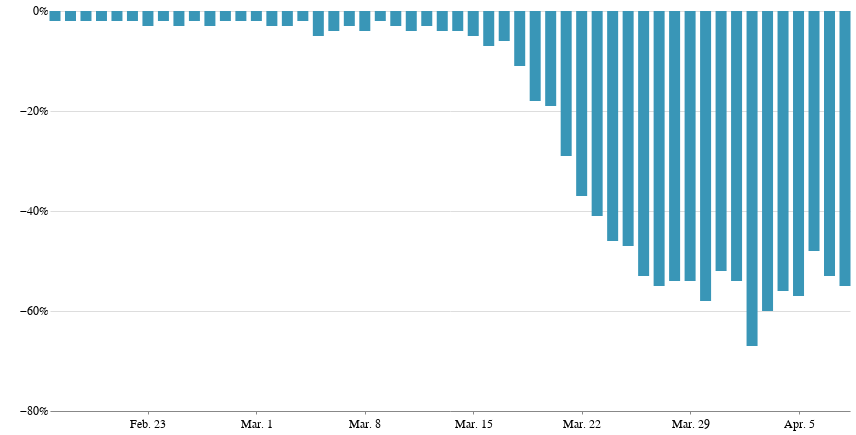

The cell this chart's notebook holds for it:
### Markdown cell above
### SFO: Share of scheduled flights that didn't depart

### Code cell
sfo_chart = alt.Chart(sfo).mark_bar(size=11,color='#3996b7').encode(
    x=alt.X('date:T', title='', axis=alt.Axis(grid=False,tickCount=6, format='%b. %-d')),
    y=alt.Y('pct_diff:Q', title='', scale=alt.Scale(domain=(-.8, 0)), axis=alt.Axis(tickSize=0,domainOpacity=0, tickCount=5, format='%'))
).properties(width=800, height=400,
    title=''
)

sfo_chart.configure_view(strokeOpacity=0)

### Figure 1 — Vega-Lite specification as saved in the notebook (floating-point values rounded to 4 significant figures)
{"config": {"view": {"width": 800, "height": 450, "strokeOpacity": 0}, "background": "#ffffff", "title": {"anchor": "start", "font": "Benton Gothic Bold, sans", "fontColor": "#000000", "fontSize": 22, "fontWeight": "normal"}, "arc": {"fill": "#82c6df"}, "area": {"fill": "#82c6df"}, "line": {"stroke": "#82c6df", "strokeWidth": 3}, "path": {"stroke": "#82c6df"}, "rect": {"fill": "#82c6df"}, "shape": {"stroke": "#82c6df"}, "bar": {"fill": "#82c6df"}, "point": {"stroke": "#82c6df"}, "symbol": {"fill": "#82c6df", "size": 30}, "axis": {"titleFont": "Benton Gothic Bold, sans", "titleFontSize": 13, "titleFontWeight": "normal", "labelFont": "Benton Gothic, sans", "labelFontSize": 11.5, "labelFontWeight": "normal"}, "axisX": {"labelAngle": 0, "labelPadding": 4, "tickSize": 3}, "axisY": {"labelBaseline": "middle", "maxExtent": 45, "minExtent": 45, "tickSize": 2, "titleAlign": "left", "titleAngle": 0, "titleX": -45, "titleY": -11}, "legend": {"titleFont": "Benton Gothic Bold, sans", "titleFontSize": 13, "titleFontWeight": "normal", "symbolType": "square", "labelFont": "Benton Gothic, sans", "labelFontSize": 11.5}, "range": {"category": ["#3580b1", "#ec8431", "#ab7fb4", "#c89d29", "#adc839", "#829eb1"], "diverging": ["#e68a4f", "#f4bb6a", "#f9e39c", "#dadfe2", "#a6b7c6", "#849eae"], "heatmap": ["#fbf2c7", "#f9e39c", "#f8d36e", "#f4bb6a", "#e68a4f", "#d15a40", "#ab4232"], "ordinal": ["#fbf2c7", "#f9e39c", "#f8d36e", "#f4bb6a", "#e68a4f", "#d15a40", "#ab4232"], "ramp": ["#fbf2c7", "#f9e39c", "#f8d36e", "#f4bb6a", "#e68a4f", "#d15a40", "#ab4232"]}}, "data": {"name": "data-efb64ff08c936da1cd8c1dc7611a275f"}, "mark": {"type": "bar", "color": "#3996b7", "size": 11}, "encoding": {"x": {"type": "temporal", "axis": {"format": "%b. %-d", "grid": false, "tickCount": 6}, "field": "date", "title": ""}, "y": {"type": "quantitative", "axis": {"domainOpacity": 0, "format": "%", "tickCount": 5, "tickSize": 0}, "field": "pct_diff", "scale": {"domain": [-0.8, 0]}, "title": ""}}, "height": 400, "title": "", "width": 800, "$schema": "https://vega.github.io/schema/vega-lite/v4.0.2.json", "datasets": {"data-efb64ff08c936da1cd8c1dc7611a275f": [{"date": "2/17/20", "airport": "SFO", "scheduled": 590, "departed": 580, "diff": -10, "pct_diff": -0.02}, {"date": "2/18/20", "airport": "SFO", "scheduled": 606, "departed": 593, "diff": -13, "pct_diff": -0.02}, {"date": "2/19/20", "airport": "SFO", "scheduled": 598, "departed": 587, "diff": -11, "pct_diff": -0.02}, {"date": "2/20/20", "airport": "SFO", "scheduled": 601, "departed": 591, "diff": -10, "pct_diff": -0.02}, {"date": "2/21/20", "airport": "SFO", "scheduled": 626, "departed": 613, "diff": -13, "pct_diff": -0.02}, {"date": "2/22/20", "airport": "SFO", "scheduled": 588, "departed": 577, "diff": -11, "pct_diff": -0.02}, {"date": "2/23/20", "airport": "SFO", "scheduled": 567, "departed": 549, "diff": -18, "pct_diff": -0.03}, {"date": "2/24/20", "airport": "SFO", "scheduled": 621, "departed": 609, "diff": -12, "pct_diff": -0.02}, {"date": "2/25/20", "airport": "SFO", "scheduled": 624, "departed": 607, "diff": -17, "pct_diff": -0.03}, {"date": "2/26/20", "airport": "SFO", "scheduled": 608, "departed": 594, "diff": -14, "pct_diff": -0.02}, {"date": "2/27/20", "airport": "SFO", "scheduled": 628, "departed": 611, "diff": -17, "pct_diff": -0.03}, {"date": "2/28/20", "airport": "SFO", "scheduled": 645, "departed": 632, "diff": -13, "pct_diff": -0.02}, {"date": "2/29/20", "airport": "SFO", "scheduled": 599, "departed": 589, "diff": -10, "pct_diff": -0.02}, {"date": "3/1/20", "airport": "SFO", "scheduled": 558, "departed": 545, "diff": -13, "pct_diff": -0.02}, {"date": "3/2/20", "airport": "SFO", "scheduled": 626, "departed": 610, "diff": -16, "pct_diff": -0.03}, {"date": "3/3/20", "airport": "SFO", "scheduled": 612, "departed": 596, "diff": -16, "pct_diff": -0.03}, {"date": "3/4/20", "airport": "SFO", "scheduled": 618, "departed": 605, "diff": -13, "pct_diff": -0.02}, {"date": "3/5/20", "airport": "SFO", "scheduled": 644, "departed": 612, "diff": -32, "pct_diff": -0.05}, {"date": "3/6/20", "airport": "SFO", "scheduled": 669, "departed": 643, "diff": -26, "pct_diff": -0.04}, {"date": "3/7/20", "airport": "SFO", "scheduled": 594, "departed": 577, "diff": -17, "pct_diff": -0.03}, {"date": "3/8/20", "airport": "SFO", "scheduled": 623, "departed": 600, "diff": -23, "pct_diff": -0.04}, {"date": "3/9/20", "airport": "SFO", "scheduled": 615, "departed": 601, "diff": -14, "pct_diff": -0.02}, {"date": "3/10/20", "airport": "SFO", "scheduled": 602, "departed": 586, "diff": -16, "pct_diff": -0.03}, {"date": "3/11/20", "airport": "SFO", "scheduled": 615, "departed": 592, "diff": -23, "pct_diff": -0.04}, {"date": "3/12/20", "airport": "SFO", "scheduled": 629, "departed": 609, "diff": -20, "pct_diff": -0.03}, {"date": "3/13/20", "airport": "SFO", "scheduled": 633, "departed": 609, "diff": -24, "pct_diff": -0.04}, {"date": "3/14/20", "airport": "SFO", "scheduled": 582, "departed": 560, "diff": -22, "pct_diff": -0.04}, {"date": "3/15/20", "airport": "SFO", "scheduled": 574, "departed": 545, "diff": -29, "pct_diff": -0.05}, {"date": "3/16/20", "airport": "SFO", "scheduled": 628, "departed": 587, "diff": -41, "pct_diff": -0.07}, {"date": "3/17/20", "airport": "SFO", "scheduled": 601, "departed": 562, "diff": -39, "pct_diff": -0.06}, {"date": "3/18/20", "airport": "SFO", "scheduled": 579, "departed": 516, "diff": -63, "pct_diff": -0.11}, {"date": "3/19/20", "airport": "SFO", "scheduled": 594, "departed": 487, "diff": -107, "pct_diff": -0.18}, {"date": "3/20/20", "airport": "SFO", "scheduled": 610, "departed": 494, "diff": -116, "pct_diff": -0.19}, {"date": "3/21/20", "airport": "SFO", "scheduled": 583, "departed": 412, "diff": -171, "pct_diff": -0.29}, {"date": "3/22/20", "airport": "SFO", "scheduled": 566, "departed": 357, "diff": -209, "pct_diff": -0.37}, {"date": "3/23/20", "airport": "SFO", "scheduled": 592, "departed": 347, "diff": -245, "pct_diff": -0.41}, {"date": "3/24/20", "airport": "SFO", "scheduled": 571, "departed": 306, "diff": -265, "pct_diff": -0.46}, {"date": "3/25/20", "airport": "SFO", "scheduled": 572, "departed": 301, "diff": -271, "pct_diff": -0.47}, {"date": "3/26/20", "airport": "SFO", "scheduled": 576, "departed": 271, "diff": -305, "pct_diff": -0.53}, {"date": "3/27/20", "airport": "SFO", "scheduled": 588, "departed": 262, "diff": -326, "pct_diff": -0.55}, {"date": "3/28/20", "airport": "SFO", "scheduled": 543, "departed": 249, "diff": -294, "pct_diff": -0.54}, {"date": "3/29/20", "airport": "SFO", "scheduled": 540, "departed": 248, "diff": -292, "pct_diff": -0.54}, {"date": "3/30/20", "airport": "SFO", "scheduled": 549, "departed": 231, "diff": -318, "pct_diff": -0.58}, {"date": "3/31/20", "airport": "SFO", "scheduled": 530, "departed": 253, "diff": -277, "pct_diff": -0.52}, {"date": "4/1/20", "airport": "SFO", "scheduled": 424, "departed": 195, "diff": -229, "pct_diff": -0.54}, {"date": "4/2/20", "airport": "SFO", "scheduled": 392, "departed": 131, "diff": -261, "pct_diff": -0.67}, {"date": "4/3/20", "airport": "SFO", "scheduled": 361, "departed": 146, "diff": -215, "pct_diff": -0.6}, {"date": "4/4/20", "airport": "SFO", "scheduled": 342, "departed": 151, "diff": -191, "pct_diff": -0.56}, {"date": "4/5/20", "airport": "SFO", "scheduled": 325, "departed": 140, "diff": -185, "pct_diff": -0.57}, {"date": "4/6/20", "airport": "SFO", "scheduled": 295, "departed": 152, "diff": -143, "pct_diff": -0.48}, {"date": "4/7/20", "airport": "SFO", "scheduled": 305, "departed": 144, "diff": -161, "pct_diff": -0.53}, {"date": "4/8/20", "airport": "SFO", "scheduled": 289, "departed": 131, "diff": -158, "pct_diff": -0.55}]}}
